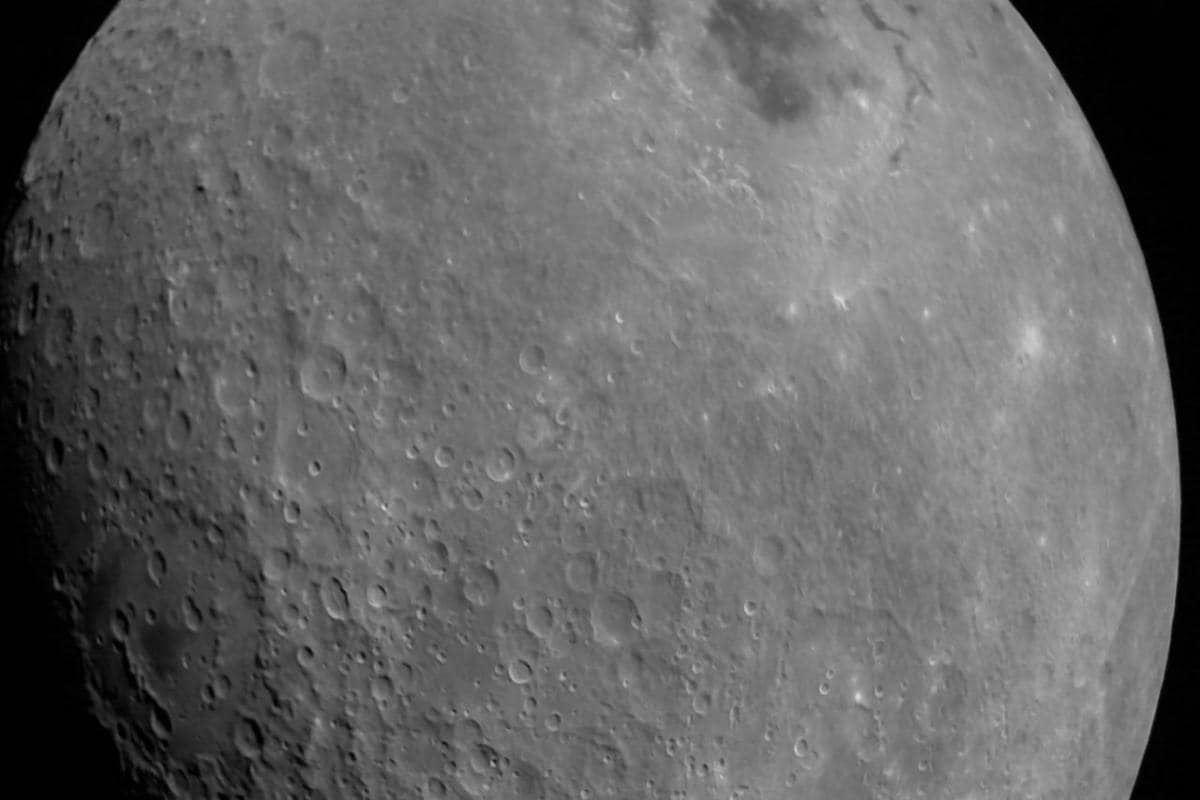
#> input picture First-photo-of-the-moon-from-Chandrayaan-2_ISRO.jpg, 1200 x 800 px
$ jupyter execute Ex_4.ipynb   (older library calls are emulated)
#> lines starting #> are read from the running program, lines starting #| are printed output that depends on the picture
# Exercise 4 — Image Sharpening of the Chandrayaan-2 Moon Image

Student: Konstantinos Kritsotakis

Registration Number: 7115152500007

Course: Image Analysis and Processing (2025–2026)

## Objective

The goal of this exercise is to propose and implement a suitable method for sharpening the image:

**`First-photo-of-the-moon-from-Chandrayaan-2_ISRO.jpg`**

The image shows the lunar surface. It contains many small-scale structures, such as crater borders, local shadows, surface texture, and fine brightness transitions. These structures correspond mainly to **high spatial frequencies**, because the intensity changes rapidly over short spatial distances.

A suitable sharpening method should therefore enhance high-frequency image details while avoiding excessive amplification of noise or artificial artifacts.

For this reason, the proposed main method is:

## Unsharp Masking / High-Boost Filtering

Unsharp masking is a classical spatial-domain sharpening technique. Its main idea is to separate the image into a smooth low-frequency component and a high-frequency detail component.

Let the original grayscale image be:

$$
I(x,y)
$$

A blurred version of the image is obtained using Gaussian filtering:

$$
I_{\text{blur}}(x,y)=G_{\sigma}(x,y)\ast I(x,y)
$$

where:

- $G_{\sigma}(x,y)$ is a Gaussian kernel,
- $\sigma$ controls the amount of blurring,
- $\ast$ denotes convolution.

The blurred image contains mainly the **low-frequency component** of the image, meaning the slowly varying brightness information.

The high-frequency detail mask is then computed as:

$$
M(x,y)=I(x,y)-I_{\text{blur}}(x,y)
$$

This mask contains mainly edges, crater borders, fine surface texture, and local brightness transitions.

The final sharpened image is obtained by adding an amplified version of this detail mask back to the original image:

$$
I_{\text{sharp}}(x,y)=I(x,y)+kM(x,y)
$$

Substituting the expression for $M(x,y)$ gives:

$$
I_{\text{sharp}}(x,y)=I(x,y)+k\left[I(x,y)-I_{\text{blur}}(x,y)\right]
$$

Equivalently:

$$
I_{\text{sharp}}(x,y)=(1+k)I(x,y)-kI_{\text{blur}}(x,y)
$$

where:

- $k>0$ controls the strength of sharpening,
- larger $k$ gives stronger sharpening,
- larger $\sigma$ produces a more blurred low-frequency image and may enhance broader structures, but it can also create halo artifacts if it is too large.

For this moon image, the selected parameters are:

$$
\sigma=1.2
$$

and:

$$
k=1.3
$$

These values provide moderate sharpening: crater edges and lunar surface texture are enhanced, while the result remains visually controlled and avoids excessive halos or noise amplification.

The implementation below follows exactly this method.

[cell 1]
import cv2
import numpy as np
import matplotlib.pyplot as plt
from pathlib import Path

# ---------------------------------------------------------
# Exercise 4 - Moon image sharpening
# Method: Unsharp Masking / High-Boost Filtering
# ---------------------------------------------------------

IMAGE_PATH = Path(r"First-photo-of-the-moon-from-Chandrayaan-2_ISRO.jpg")

if not IMAGE_PATH.exists():
    raise FileNotFoundError(f"Image not found: {IMAGE_PATH}")

# Safe loading for Windows paths with Unicode / Greek characters
image_bytes = np.fromfile(str(IMAGE_PATH), dtype=np.uint8)
img = cv2.imdecode(image_bytes, cv2.IMREAD_GRAYSCALE)
#> img is the input picture: shape (800, 1200); min 0, max 218, mean 101.8

if img is None:
    raise ValueError("The image could not be loaded. Check path or file integrity.")

# Convert to float in [0, 1]
I = img.astype(np.float32) / 255.0

# ---------------------------------------------------------
# Parameters
# sigma controls the Gaussian blur
# k controls the amount of sharpening
# ---------------------------------------------------------
sigma = 1.2
k = 1.3

# ---------------------------------------------------------
# 1. Low-frequency component using Gaussian blur
# I_blur = G_sigma * I
# ---------------------------------------------------------
I_blur = cv2.GaussianBlur(I, ksize=(0, 0), sigmaX=sigma, sigmaY=sigma)

# ---------------------------------------------------------
# 2. High-frequency mask
# M = I - I_blur
# ---------------------------------------------------------
M = I - I_blur
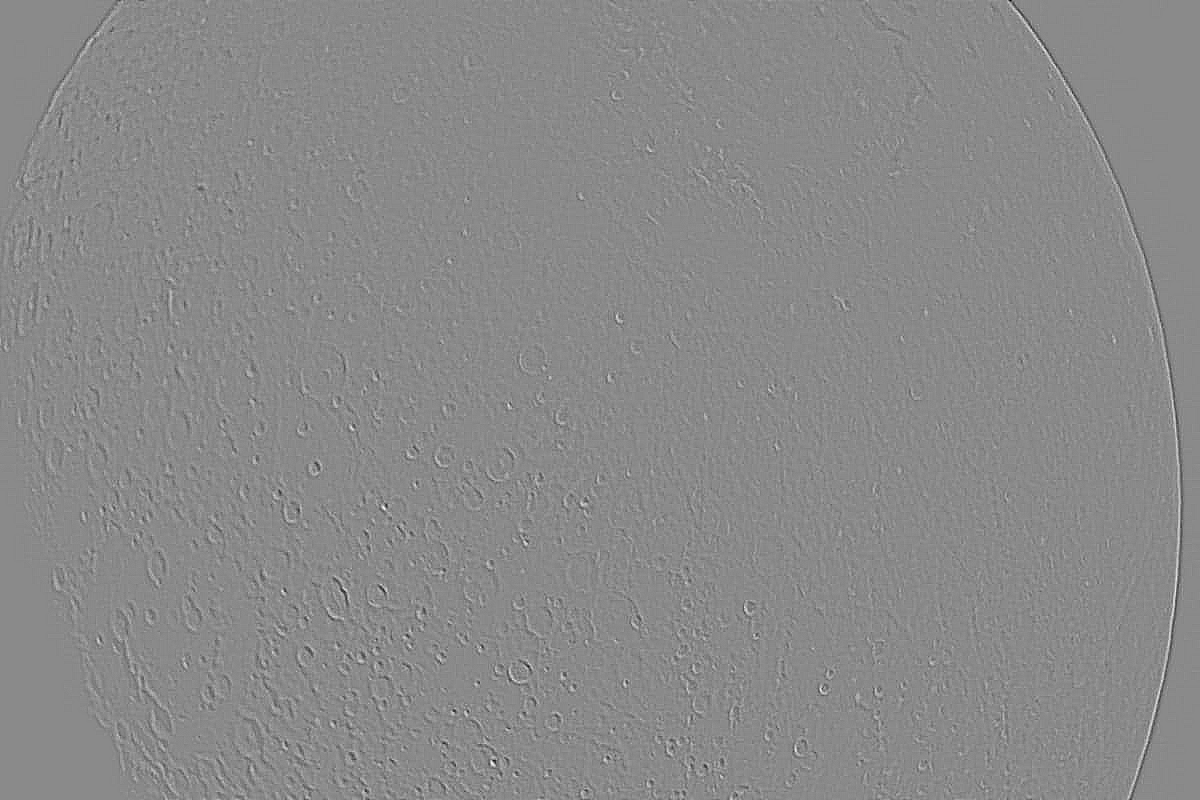
#> M: shape (800, 1200) float32; min -0.146, max 0.124, mean -4.32e-07; drawn with min black and max white

# ---------------------------------------------------------
# 3. Sharpened image
# I_sharp = I + k * M
# equivalently:
# I_sharp = (1 + k)I - k I_blur
# ---------------------------------------------------------
I_sharp = I + k * M
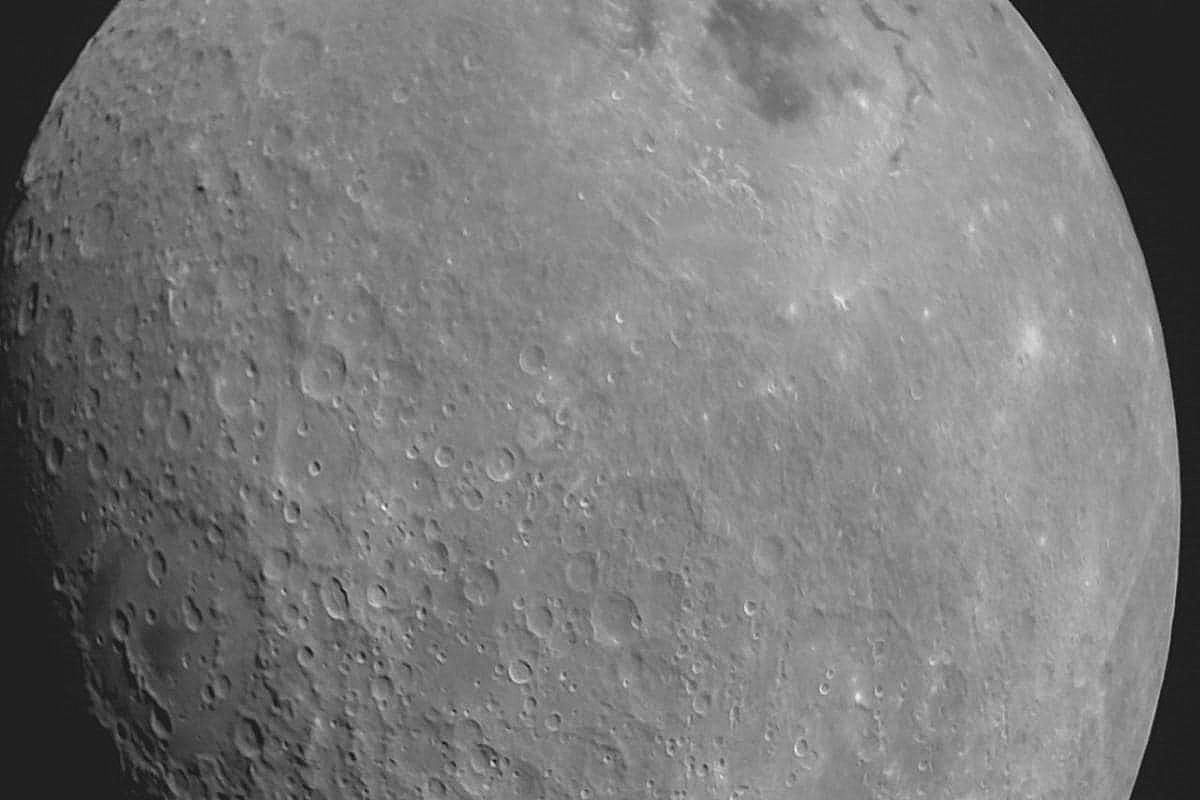
#> I_sharp: shape (800, 1200) float32; min -0.142, max 0.99, mean 0.399; drawn with min black and max white
I_sharp = np.clip(I_sharp, 0, 1)

img_blur = np.clip(I_blur * 255, 0, 255).astype(np.uint8)
img_sharp = np.clip(I_sharp * 255, 0, 255).astype(np.uint8)

# For visualization of the high-frequency mask
M_display = cv2.normalize(M, None, 0, 255, cv2.NORM_MINMAX).astype(np.uint8)

# ---------------------------------------------------------
# 4. Display results
# ---------------------------------------------------------
plt.figure(figsize=(16, 8))

plt.subplot(2, 2, 1)
plt.imshow(img, cmap="gray", vmin=0, vmax=255)
plt.title("Original moon image")
plt.axis("off")

plt.subplot(2, 2, 2)
plt.imshow(img_blur, cmap="gray", vmin=0, vmax=255)
plt.title(f"Gaussian blurred image, sigma = {sigma}")
plt.axis("off")

plt.subplot(2, 2, 3)
plt.imshow(M_display, cmap="gray")
plt.title("High-frequency mask: I - I_blur")
plt.axis("off")

plt.subplot(2, 2, 4)
plt.imshow(img_sharp, cmap="gray", vmin=0, vmax=255)
plt.title(f"Sharpened image, k = {k}")
plt.axis("off")

plt.tight_layout()
plt.show()
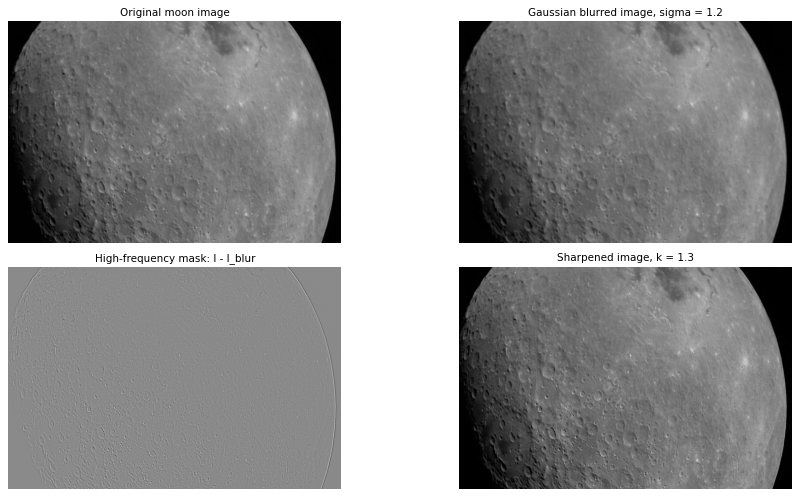
#> figure drawn by matplotlib, 4 panels

# ---------------------------------------------------------
# 5. Numerical confirmation
# ---------------------------------------------------------
print("Original image:")
print("Min:", img.min())
#| Min: 0
print("Max:", img.max())
#| Max: 218
print("Mean:", round(float(img.mean()), 2))
#| Mean: 101.81
print("Standard deviation:", round(float(img.std()), 2))
#| Standard deviation: 43.15

print("\nSharpened image:")
print("Min:", img_sharp.min())
#| Min: 0
print("Max:", img_sharp.max())
#| Max: 252
print("Mean:", round(float(img_sharp.mean()), 2))
#| Mean: 101.32
print("Standard deviation:", round(float(img_sharp.std()), 2))
#| Standard deviation: 43.63

print("\nHigh-frequency mask:")
print("Mean absolute value:", round(float(np.mean(np.abs(M))), 5))
#| Mean absolute value: 0.00527

print("\nConclusion:")
print("Gaussian blur estimates the low-frequency component of the moon image.")
print("Subtracting the blurred image gives a high-frequency detail mask.")
print("Adding k times this mask enhances crater borders, surface texture, and local brightness transitions.")
print("Because Gaussian blur is used before extracting details, the sharpening is more controlled than a pure high-pass filter.")

# ---------------------------------------------------------
# 6. Save output
# ---------------------------------------------------------
OUTPUT_PATH = IMAGE_PATH.with_name("moon_unsharp_masking_sharpened.jpg")

success, encoded = cv2.imencode(".jpg", img_sharp)

if success:
    encoded.tofile(str(OUTPUT_PATH))
    print(f"\nSharpened image saved to:\n{OUTPUT_PATH}")
else:
    print("\nCould not save the sharpened image.")

## Interpretation of the Unsharp Masking Results

The unsharp masking method first estimates the low-frequency component of the moon image using Gaussian blur:

$$
I_{\text{blur}}=G_{\sigma}*I
$$

This blurred image contains the smooth illumination pattern and the slowly varying gray-level structure of the lunar surface.

Then, the high-frequency mask is computed as:

$$
M=I-I_{\text{blur}}
$$

This mask is not a normal brightness image. It is a difference image and may contain both positive and negative values. Positive values correspond to pixels that are brighter than their local blurred neighborhood, while negative values correspond to pixels that are darker than their local blurred neighborhood.

For visualization only, the mask is normalized to the range 0–255. This displayed mask is used only to show where the high-frequency details are located; it is not used in the sharpening computation.

The final sharpened image is computed as:

$$
I_{\text{sharp}}=I+kM
$$

This means that the extracted high-frequency details are added back to the original image. As a result, crater borders, small lunar surface details, and local brightness transitions become more visible.

The numerical results also support this interpretation. The mean brightness of the sharpened image remains almost unchanged compared with the original image. This is expected because sharpening should mainly enhance local contrast and details, not globally brighten the image.

The standard deviation increases slightly after sharpening. This indicates a small increase in contrast and local intensity variation, which is consistent with enhanced edges and surface texture.

The mean absolute value of the high-frequency mask is small. This means that the extracted detail component has a relatively small average magnitude, so the sharpening is controlled rather than aggressive. In other words, the method enhances the details of the lunar surface without drastically changing the global appearance of the image.

Therefore, unsharp masking is an appropriate main method for this image because it enhances the high spatial frequencies corresponding to lunar craters and surface texture while remaining less aggressive than a pure high-pass or Laplacian-based method.

[cell 2]
import cv2
import numpy as np
import matplotlib.pyplot as plt
from pathlib import Path

# ---------------------------------------------------------
# Alternative method: Laplacian sharpening
# ---------------------------------------------------------

IMAGE_PATH = Path(r"First-photo-of-the-moon-from-Chandrayaan-2_ISRO.jpg")

image_bytes = np.fromfile(str(IMAGE_PATH), dtype=np.uint8)
img = cv2.imdecode(image_bytes, cv2.IMREAD_GRAYSCALE)

if img is None:
    raise ValueError("Image could not be loaded.")

I = img.astype(np.float32) / 255.0

# Laplacian kernel:
# [ 0 -1  0
#  -1  4 -1
#   0 -1  0 ]
kernel = np.array([[0, -1, 0],
                   [-1, 4, -1],
                   [0, -1, 0]], dtype=np.float32)

laplacian = cv2.filter2D(I, ddepth=cv2.CV_32F, kernel=kernel)

lambda_value = 0.6

# Since this kernel has positive center, adding the Laplacian sharpens the image
I_lap_sharp = I + lambda_value * laplacian
I_lap_sharp = np.clip(I_lap_sharp, 0, 1)

img_lap_sharp = (I_lap_sharp * 255).astype(np.uint8)
lap_display = cv2.normalize(laplacian, None, 0, 255, cv2.NORM_MINMAX).astype(np.uint8)

plt.figure(figsize=(15, 5))

plt.subplot(1, 3, 1)
plt.imshow(img, cmap="gray", vmin=0, vmax=255)
plt.title("Original")
plt.axis("off")

plt.subplot(1, 3, 2)
plt.imshow(lap_display, cmap="gray")
plt.title("Laplacian response")
plt.axis("off")

plt.subplot(1, 3, 3)
plt.imshow(img_lap_sharp, cmap="gray", vmin=0, vmax=255)
plt.title(f"Laplacian sharpening, lambda={lambda_value}")
plt.axis("off")

plt.tight_layout()
plt.show()
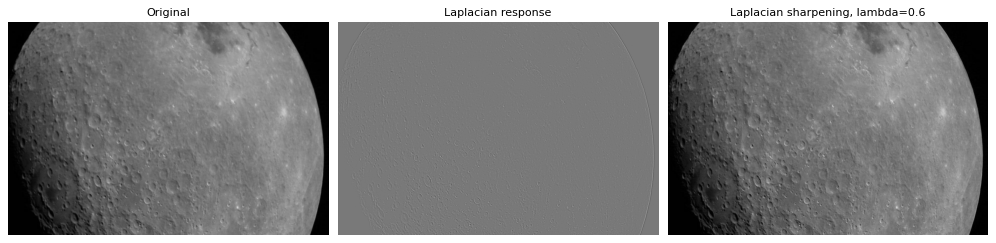
#> figure drawn by matplotlib, 3 panels

print("Laplacian sharpening formula:")
print("I_sharp = I + lambda * Laplacian(I)")
print("The Laplacian enhances rapid intensity changes, such as crater edges and fine lunar surface details.")
print("Compared with unsharp masking, it can be more sensitive to noise, so lambda should remain moderate.")

$ run again, with image_1.jpg copied over First-photo-of-the-moon-from-Chandrayaan-2_ISRO.jpg
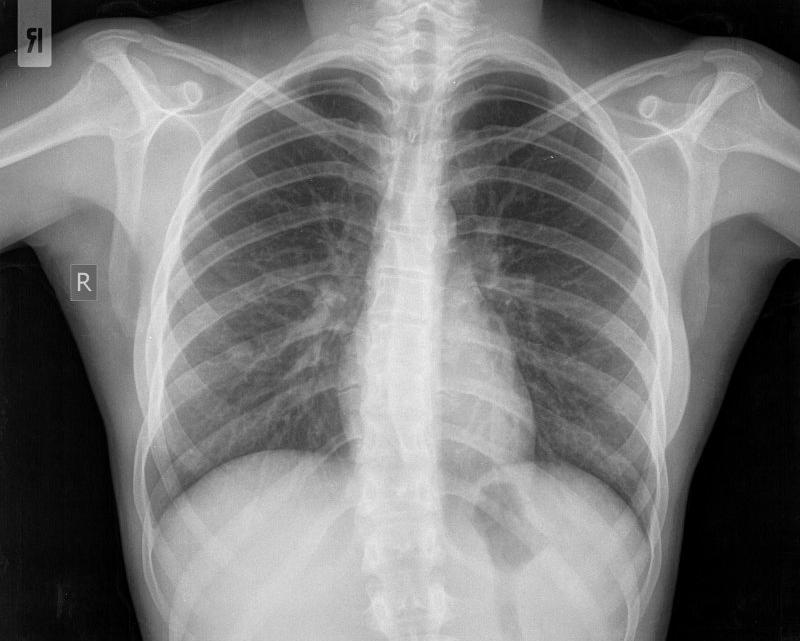
#> input picture image_1.jpg, 800 x 641 px
#> img is the input picture: shape (641, 800); min 0, max 240, mean 121.5
#> `M = I - I_blur`:
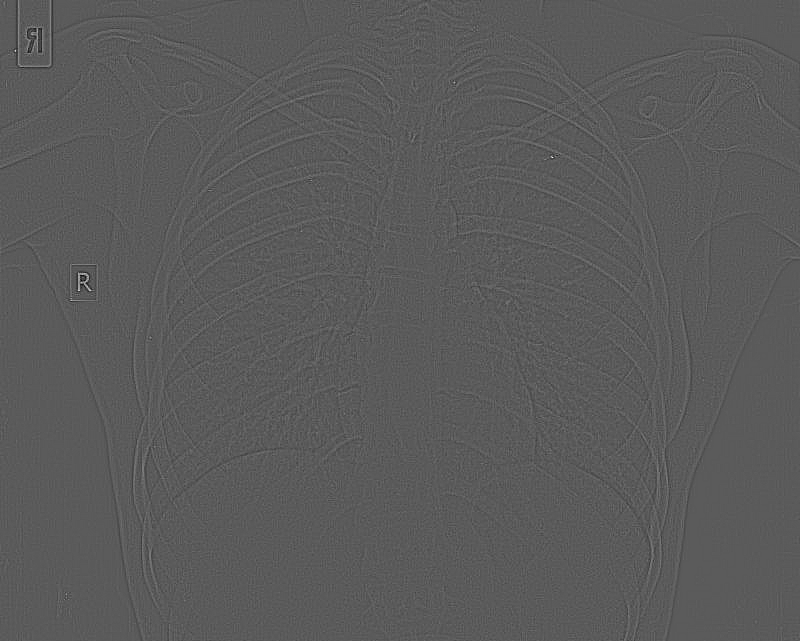
#> M: shape (641, 800) float32; min -0.196, max 0.354, mean -8.53e-07; drawn with min black and max white
#| Min: 0
#| Max: 240
#| Mean: 121.46
#| Standard deviation: 68.2
#| Min: 0
#| Max: 255
#| Mean: 121.0
#| Standard deviation: 68.59
#| Mean absolute value: 0.00809
#> `I_lap_sharp = I + lambda_value * laplacian`:
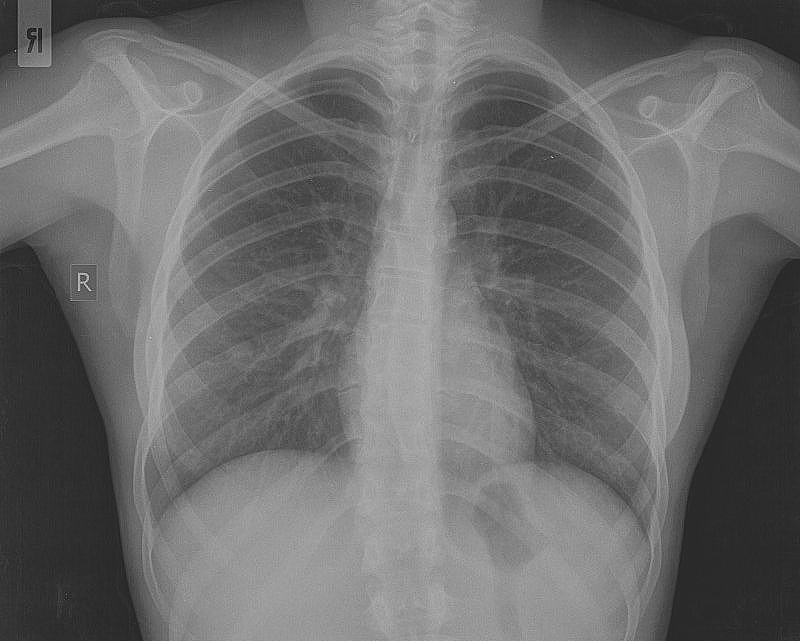
#> I_lap_sharp: shape (641, 800) float32; min -0.306, max 1.52, mean 0.476; drawn with min black and max white
